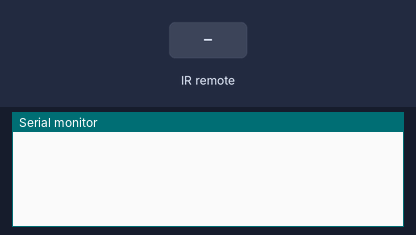
Simulated run of this sketch. Board: Arduino Uno, built with avr-gcc and run on an emulated ATmega328P. Parts: the last lines printed to the serial monitor. Inputs (shaded band) come from the test bench.

Above: at 1.2 s.
1.3 s: infrared code 0x10 received
At 2.3 s:
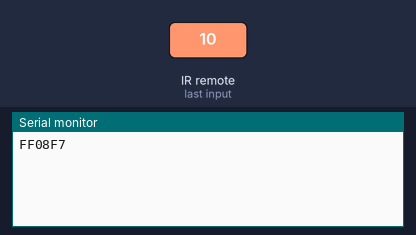
2.8 s: infrared code 0x11 received
At 3.4 s:
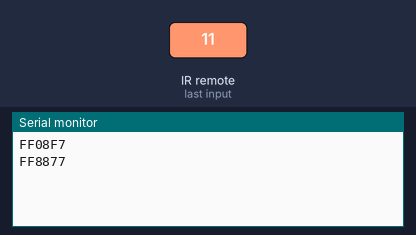
4.3 s: infrared code 0x12 received
At 5.8 s:
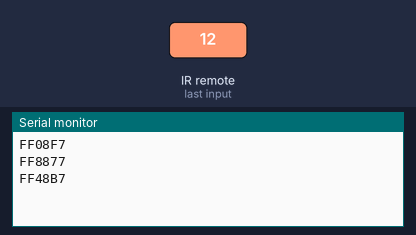

The sketch:

Buoc.ino
```cpp
#include <IRremote.h>
#include <Servo.h>

const int receiverPin = 3;
IRrecv irrecv(receiverPin);
decode_results results;

#include <Stepper.h>

#define BUOC 2048

Stepper stepper(BUOC, 8, 10, 9, 11);

double goc_quay = 0;

void setup() {
  stepper.setSpeed(10);

  Serial.begin(9600);

  irrecv.enableIRIn();
}

void translateIR() {
  switch (results.value) {
    case 0x10:
      goc_quay = 90.0;
      break;
    case 0x11:
      goc_quay = -180.0;
      break;
    case 0x12:
      goc_quay = 0;
      break;
  }
}

void loop() {
  if (irrecv.decode(&results)) {

    translateIR();
    Serial.println(results.value, HEX);
    stepper.step((goc_quay / 360.0) * BUOC);
    delay(200);
    irrecv.resume();
  }
}

/*
Cách lắp:
- IR:
    + (-): GND
    + pin giữa: 5V
    + pin còn lại: pin D3

- Servo:
    + Tín hiệu → chân D9
    + VCC → 5V
    + GND → GND
*/
```

Measured:
- after the input at 1.3 s, the serial monitor: prints a new line at once (image 1)
- after the input at 2.8 s, the serial monitor: prints a new line at once (image 2)
- after the input at 4.3 s, the serial monitor: prints a new line at once (image 3)
